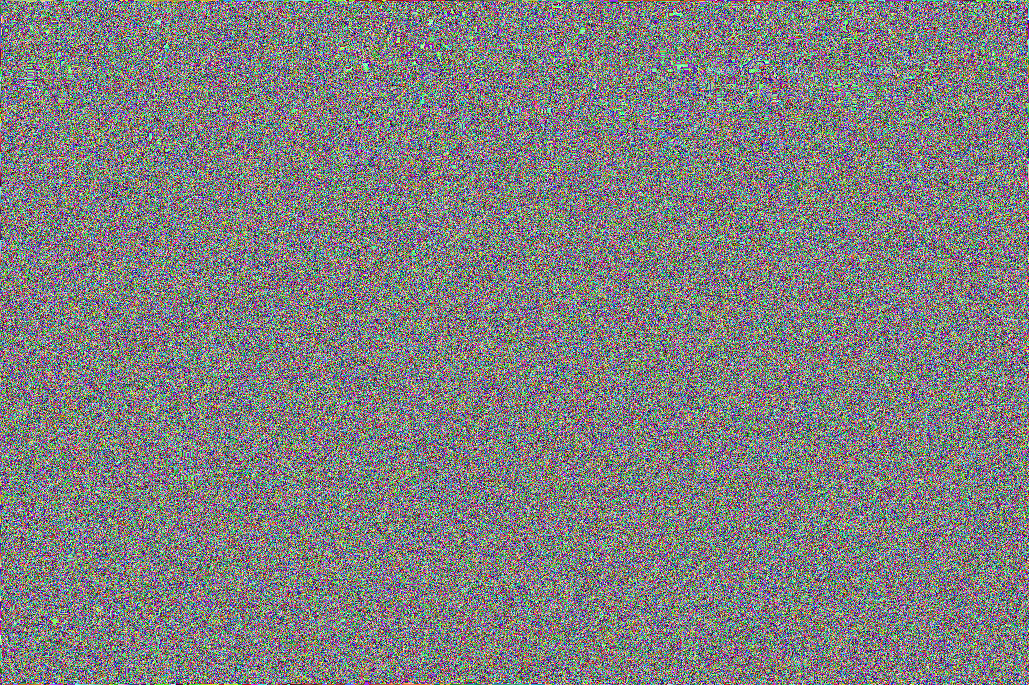
#> input picture encoded/5.bmp, 1029 x 685 px, found by its file name
$ python decode.py
#> lines starting #> are read from the running program, lines starting #| are printed output that depends on the picture
from PIL import Image

## initialize

de_times = 5

name_load = str(de_times) + ".bmp"

## import img

org_img = Image.open(name_load)
#> org_img is the input picture: PIL image 1029x685 RGB; mean R, G, B 127.7, 127.8, 127.8

## start decoding

for de_times_u in range(0, de_times):

	org_img_arr = org_img.load()

	## get weights

	wt = [(0,0,0),(0,0,0)],[(0,0,0),(0,0,0)]

	index = 0
	for i in range(0,2):
		for j in range(0,2):
			wt[i][j] = (org_img_arr[org_img.size[0] - 1, index][0],
				        org_img_arr[org_img.size[0] - 1, index][1],
				        org_img_arr[org_img.size[0] - 1, index][2])
			index += 1

	## left and top padding the img

	pad_img = Image.new("RGB", (org_img.size[0], org_img.size[1]))

	pad_img_arr = pad_img.load()

	## decode the img

	for i in range(0, pad_img.size[1] - 1):
		for j in range(0, pad_img.size[0] - 1):
			## cal r, g, b weights
			ro, go, bo = org_img_arr[j,i][0], org_img_arr[j,i][1], org_img_arr[j,i][2]
			rc, gc, bc = 0, 0, 0
			for a in range(0, 2):
				for b in range(0, 2):
					rc += wt[a][b][0] + (pad_img_arr[j + b, i + a][0])
					gc += wt[a][b][1] + (pad_img_arr[j + b, i + a][1])
					bc += wt[a][b][2] + (pad_img_arr[j + b, i + a][2])
			## assign to bot-right
			while ro < rc:
				ro += 256
			while go < gc:
				go += 256
			while bo < bc:
				bo += 256
			pad_img_arr[j + 1, i + 1] = (ro - rc, go - gc, bo - bc)

	## delete left and top padding

	new_img = Image.new("RGB", (pad_img.size[0] - 1, pad_img.size[1] - 1))

	new_img_arr = new_img.load()

	for i in range(0, new_img.size[0]):
		for j in range(0, new_img.size[1]):
			new_img_arr[i,j] = pad_img_arr[i + 1, j + 1]

	name_save = str(de_times - de_times_u) + "_docoded.bmp"

	new_img.save(name_save)

	print(str(de_times - de_times_u) + "_decoded done ...")

	## return to next times

	org_img = new_img
#> this loop made 5 passes
#> pass 1, `new_img.save(name_save)`:
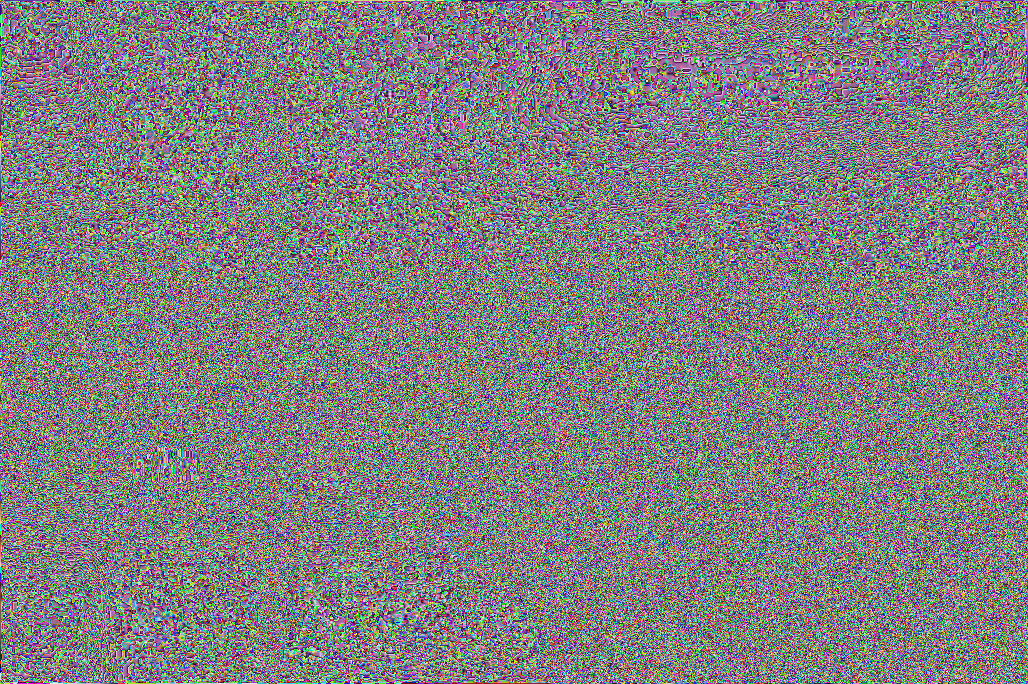
#> saved as 5_docoded.bmp: PIL image 1028x684 RGB; mean R, G, B 128.2, 126.8, 128.8
#> after the loop:
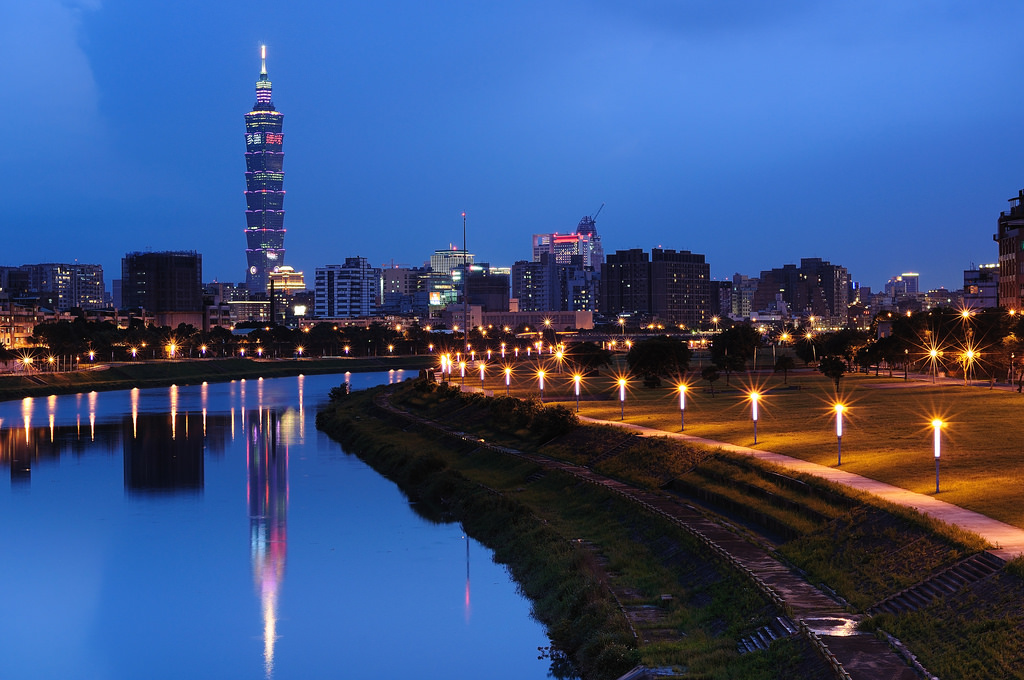
#> new_img: PIL image 1024x680 RGB; mean R, G, B 59.1, 81.3, 127.7
